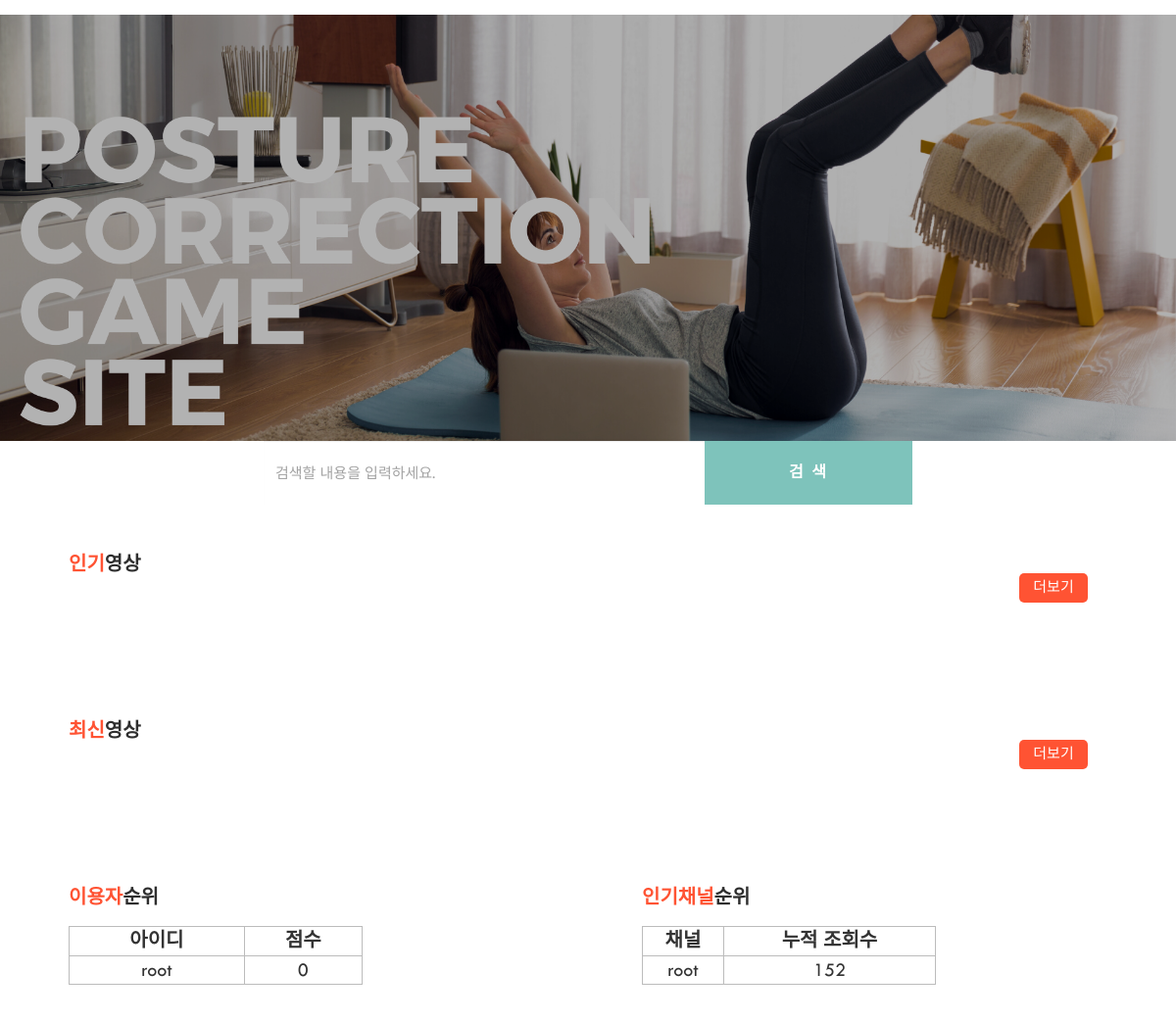
/, run on an earlier commit of the app's database.
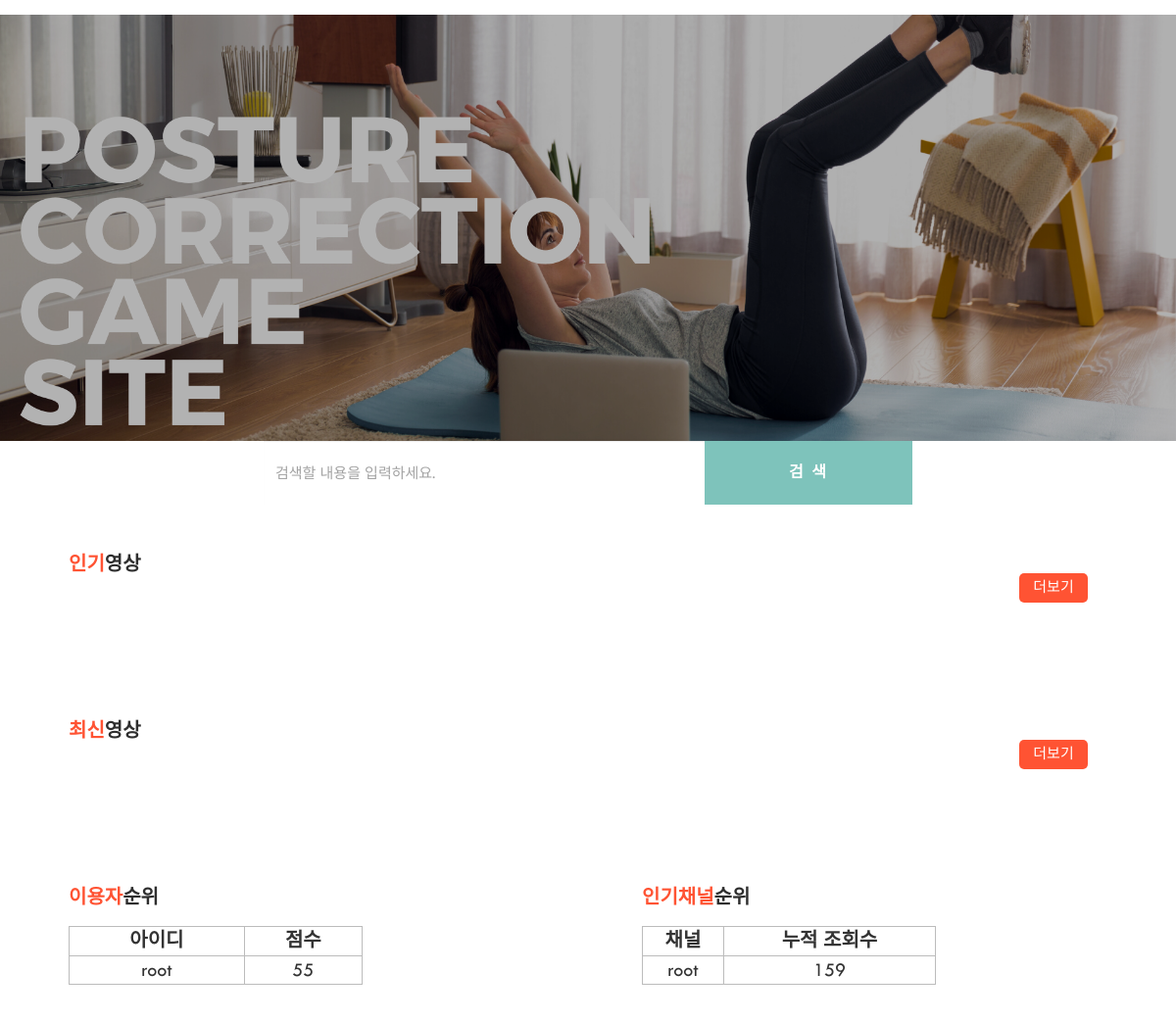
And on a later commit of the database.
### Users/models.py (models this page shows, shortened)
class UsersDB(AbstractUser): # AbstractUser에 name, password, email 필드가 존재, 따로 만들 필요 없음, 이거 이용해서 구현하면 됨
    user_birth = models.DateField(null=True) # 생년월일

### Videos/views.py (the view)
# urls.py: path('', views.main, name='main'),
def main(request):
    pop = VideosDB.objects.all().order_by('-views')
    late = VideosDB.objects.all().order_by('-start_date')
    pop = pop[0:4]
    late = late[0:4]
    Edus_list = EdusDB.objects.values('user_id__username').annotate(
        Sum('score')).order_by('-score__sum')
    channel = VideosDB.objects.values('editor__username').annotate(
        Sum('views')).order_by('-views__sum')
    print(channel)
    return render(request, 'index.html', {'pop': pop, 'late': late, 'user': Edus_list, 'channel': channel})

### templates/index.html (shortened to what this page needs)
{% extends 'base.html' %}
{% block content %}
    <section id="subscribe">
        <div class="container">
            <div class="row">
                <div class="col-md-12">
                    <div class="block">
                        <form class="form-inline" action="{% url 'search'%}" method="GET">
                            <div class="form-group">
                                <div class="input-group">
                                    <input type="text" class="form-control" id="exampleInputAmount" name="q" value="{{ q }}" placeholder="검색할 내용을 입력하세요.">
                                    <div class="input-group-addon">
                                        <button class="btn btn-default" type="submit">검 색</button>
                                    </div>
                                </div>
                            </div>
                        </form>
                    </div>
                </div>
            </div>
        </div>
    </section>
    <section id="slider">
        <div class="container">
            <div class="row">
                <div class="col-md-12">
                    <div class="block wow fadeInUp" data-wow-duration="500ms" data-wow-delay="300ms">
                        <div class="title">
                            <h3><span>인기</span>영상</h3>
                        </div>
                        <div class="button">
                            <form action="{% url 'search'%}" method="GET">
                                <input type="submit" value="더보기">
                            </form>
                        </div>
                    </div>
                </div>
            </div>
        </div>
    </section>
    <section id="slider">
        <div class="container">
            <div class="row">
                <div class="col-md-12">
                    <div class="block wow fadeInUp" data-wow-duration="500ms" data-wow-delay="300ms">
                        <div class="title">
                            <h3><span>최신</span>영상</h3>
                        </div>
                        <div class="button">
                            <form action="{% url 'search'%}" method="GET">
                                <input type="submit" value="더보기">
                            </form>
                        </div>
                    </div>
                </div>
            </div>
        </div>
    </section>
    <section id="slider">
        <div class="container">
            <div class="row">
                <div class="col-md-12" style="width: 50%; height: 110px; float: left;">
                    <div class="block wow fadeInUp" data-wow-duration="500ms" data-wow-delay="300ms">
                        <div class="title">
                            <h3><span>이용자</span>순위</h3>
                        </div>
                        <br>
                        <br>
                        <div>
                            <table>
                                <thead>
                                    <tr>
                                        <th>아이디</th>
                                        <th>점수</th>
                                    </tr>
                                </thead>
                                <tbody>
                                    {% for x in user %}
                                <tr>
                                    <td>{{x.user_id__username}}</td>
                                    <td>{{x.score__sum}}</td>
                                </tr>
                                {% endfor %}
                                </tbody>
                            </table>
                        </div>
                    </div>
                </div>
                <div class="col-md-12" style="width: 50%; height: 110px; float: left;">
                    <div class="block wow fadeInUp" data-wow-duration="500ms" data-wow-delay="300ms">
                        <div class="title">
                            <h3><span>인기채널</span>순위</h3>
                        </div>
                        <br>
                        <br>
                        <div>
                            <table>
                                <thead>
                                    <tr>
                                        <th>채널</th>
                                        <th>누적 조회수</th>
                                    </tr>
                                </thead>
                                <tbody>
                                    {% for y in channel %}
                                    <tr>
                                        <td>{{y.editor__username}}</td>
                                        <td>{{y.views__sum}}</td>
                                    </tr>
                                    {% endfor %}
                                </tbody>
                            </table>
                        </div>
                    </div>
                </div>
            </div>
        </div>
    </section>
    <br><br><br><br>
{% endblock %}

### templates/base.html (shortened to what this page needs)
<!DOCTYPE html>
{% load static %}
<html class="no-js">
	<head>
		<link rel="stylesheet" href="{% static 'css/owl.carousel.css' %}">
		<link rel="stylesheet" href="{% static 'css/bootstrap.min.css' %}">
		<link rel="stylesheet" href="{% static 'css/font-awesome.min.css' %}">
        <link rel="stylesheet" href="{% static 'css/animate.min.css' %}">
        <link rel="stylesheet" href="{% static 'css/main.css' %}">
        <link rel="stylesheet" href="{% static 'css/responsive.css' %}">
    </head>
	<body>
        <nav id="navigation">
            <div class="container">
                <div class="row">
                    <div class="col-md-12">
                        <div class="block">
                        </div>
                    </div>
                </div>
            </div>
        </nav>
    <section id="hero-area">
      <img class="img-responsive" src="{% static 'background.png' %}" alt="">
    </section>
    {% block content %}
    {% endblock %}
    </body>
</html>

### static/css/main.css (style rules this page uses)
body { font-family: myfont; font-size: 14px; font-weight: 400; }
h1, h2, h3, h4, h5, h6 { margin: 0px; font-family: myfont; }
h3 { font-size: 20px; font-weight: 600; }
table, td, th { border: 1px solid #bcbcbc; text-align: center; }
table { font-size: 20px; width: 300px; height: 200px; }
.title { color: #2E2E2E; text-transform: uppercase; padding: 30px 0px; }
.title span { color: #FF5333; }
#hero-area { position: relative; }
#hero-area:before { content: ""; position: absolute; left: 0; right: 0; bottom: 0; top: 0; width: 100%; height: 100%; background: url("../images/overlay-pattern.png") #000000; opacity: 0.3; }
nav { z-index: 99999; width: 100%; }
nav .block { margin-top: -85px; background: #fff; padding: 25px 40px; background: rgba(255, 255, 255, 0.89); }
#slider { padding: 50px 0px; }
#slider .block { padding: 0px 40px; }
#slider input { width:70px; height: 30px; float: right; background-color: #FF5333; border: none; color:#fff; text-align: center; text-decoration: none; display: inline-block; font-size: 15px; margin: 20px; cursor: pointer; border-radius:5px; }
#slider table { height: 30px; }
#slider .block .title { padding: 0px ; float: left; }
#subscribe { text-align: center; background-repeat: no-repeat; background-attachment: fixed; background-size: cover; position: relative; }
#subscribe:before { content: ""; position: absolute; left: 0; right: 0; bottom: 0; top: 0; width: 100%; height: 100%; opacity: 0.3; }
#subscribe .block form .form-control { width: 450px; background: #fff; opacity: 0.9; border: none; height: 65px; border-radius: 0px; font-size: 15px; }
#subscribe .block form .input-group-addon { padding: 0px; border: none; background: none; }
#subscribe .block form .input-group-addon button { width: 212px; height: 65px; border: none; border-radius: 0px; background: #7EC3BB; color: #fff; font-weight: 600; font-size: 16px; letter-spacing: 2px; text-transform: uppercase; -webkit-transition: .3s all; -o-transition: .3s all; transition: .3s all; }

What changed in the data, as far as the page shows it:
changed UsersDB "root": score__sum "0" → "55"; views__sum "152" → "159"
